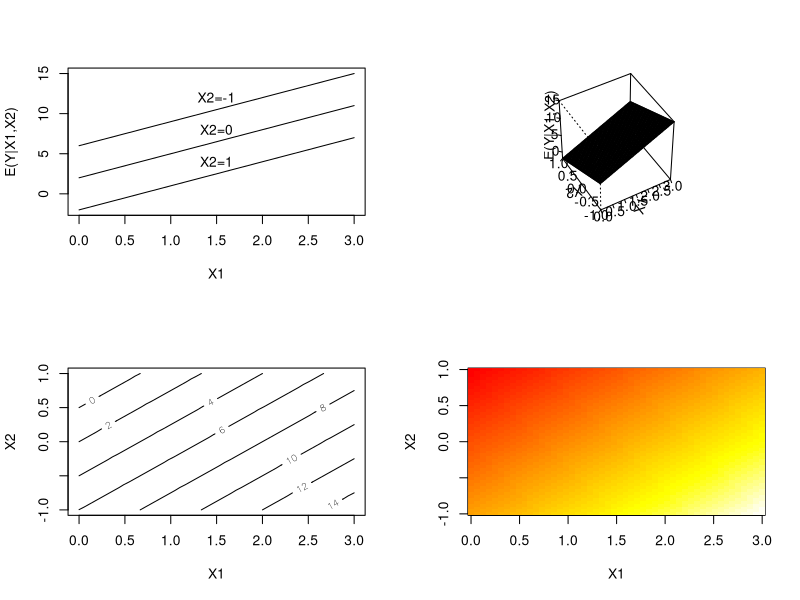
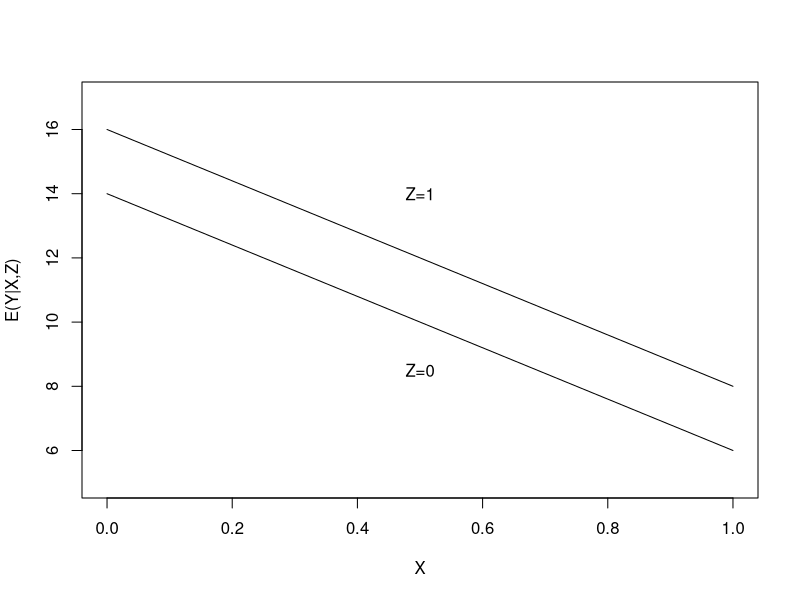

Write the R code that produced these figures, in order.

# 2a 
# additive linear model example E(Y|X1,X2) = 2 + 3 X1 - 4 X2

x1 <- seq(0, 3, length = 50)
x2 <- seq(-1, 1, length = 50)

lmfig1fun<-function(x1,x2){ 
  2+3*x1-4*x2 
}

par(mfrow=c(2,2))

plot(x1,lmfig1fun(x1,-1),xlim=c(0,3), 
     xlab='X1',ylim=c(-2,15),ylab='E(Y|X1,X2)',type='l')
text(1.5,12,'X2=-1')
lines(x1,lmfig1fun(x1,0),lty=1)
text(1.5,8,'X2=0')
lines(x1,lmfig1fun(x1,1),lty=1)
text(1.5,4,'X2=1')

persp(x1,x2, outer(x1,x2, FUN = lmfig1fun),
      theta=330,phi=45,r=20,
      xlab='X1',ylab='X2',zlab='E(Y|X1,X2)',
      xlim=c(0,3),ylim=c(-1,1),zlim=c(-2,15),ticktype='detailed')

contour(x1,x2, outer(x1,x2, FUN = lmfig1fun),xlab='X1',ylab='X2')

image(x1,x2,outer(x1,x2, FUN = lmfig1fun),
      xlab='X1',ylab='X2',col=heat.colors(50))

par(mfrow=c(1,1))



# 2b
# additive linear model example
# E(Y|X,Z) = 14 - 8 X + 2 Z
#
#           = 14 - 8 X if Z=0
#           = 16 - 8 X if Z=1

x <- seq(0, 1, length = 50)

lmfig2fun <- function(x, z){
  14-8*x+2*z
}

plot(x,lmfig2fun(x,0),
     xlim=c(0,1),xlab='X',ylim=c(5,17),ylab='E(Y|X,Z)',type='l')
text(.5,8.5,'Z=0')
lines(x,lmfig2fun(x,1),lty=1)
text(.5,14,'Z=1')



# All-star game data
# 4a
Y<-matrix( c( 303.3, 467.1, 422.8, 391.6, 403.8, 373.8, 263.5, 226.8, 183.9,
              208.4, 208.2, 168.8, 245.4, 160.0, 173.2),
           nrow=15, ncol=1, byrow=TRUE)

# 4b
X<-matrix( c( 1, 3, 1, 8, 1, 1,
              1, 6, 3, 3, 1, 2,
              1, 4, 1, 4, 1, 5,
              1, 5, 1, 3, 1, 1,
              1, 7, 1, 3, 3, 1,
              1, 6, 1, 3, 5, 2,
              1, 6, 1, 8, 5, 3,
              1, 5, 1, 8, 3, 2,
              1, 1, 3, 4, 2, 1,
              1, 3, 5, 2, 2, 4,
              1, 2, 3, 3, 1, 3,
              1, 1, 4, 3, 2, 3,
              1, 6, 5, 3, 1, 5,
              1, 2, 1, 5, 2, 2,
              1, 5, 1, 4, 2, 1),
           nrow=15,ncol=6,byrow=TRUE)

# 4c

beta.hat<-solve(t(X)%*%X)%*%t(X)%*%Y
beta.hat

# 1d
sigma2<-(t(Y-X%*%beta.hat)%*%(Y-X%*%beta.hat))/(nrow(X)-ncol(X))
sigma2

# 1e
C<-matrix(c(0,0,1,0,0,0),nrow=1,ncol=6,byrow=TRUE)

sqrt(sigma2*(C%*%(solve(t(X)%*%X)%*%t(C))))

# 1f
C<-matrix(c(0,0,0,1,0,0),nrow=1,ncol=6,byrow=TRUE)

C%*%beta.hat/sqrt(sigma2*(C%*%(solve(t(X)%*%X)%*%t(C))))

2*(1-pt(abs(C%*%beta.hat/sqrt(sigma2*(C%*%(solve(t(X)%*%X)%*%t(C))))),nrow(X)-ncol(X)))

# 1g
C<-matrix(c(0,0,1,1,1,1),nrow=1,ncol=6,byrow=TRUE)

C%*%beta.hat/sqrt(sigma2*(C%*%(solve(t(X)%*%X)%*%t(C))))

2*(1-pt(abs(C%*%beta.hat/sqrt(sigma2*(C%*%(solve(t(X)%*%X)%*%t(C))))),nrow(X)-ncol(X)))

# 1a
Xr<-matrix( c( 1,
              1,
              1,
              1,
              1,
              1,
              1,
              1,
              1,
              1,
              1,
              1,
              1,
              1,
              1),
           nrow=15,ncol=1,byrow=TRUE)

beta.hatr<-solve(t(Xr)%*%Xr)%*%t(Xr)%*%Y

SSE<-t(Y-X%*%beta.hat)%*%(Y-X%*%beta.hat)
SSEr<-t(Y-Xr%*%beta.hatr)%*%(Y-Xr%*%beta.hatr)

df<-nrow(X)-ncol(X)
dfr<-nrow(X)-ncol(Xr)

Fstat<-((SSEr-SSE)/(dfr-df))/(SSE/df)
p.value<-(1-pf(Fstat,dfr-df,df))

# 1b
Xr<-matrix( c( 1, 1, 8, 1, 1,
               1, 3, 3, 1, 2,
               1, 1, 4, 1, 5,
               1, 1, 3, 1, 1,
               1, 1, 3, 3, 1,
               1, 1, 3, 5, 2,
               1, 1, 8, 5, 3,
               1, 1, 8, 3, 2,
               1, 3, 4, 2, 1,
               1, 5, 2, 2, 4,
               1, 3, 3, 1, 3,
               1, 4, 3, 2, 3,
               1, 5, 3, 1, 5,
               1, 1, 5, 2, 2,
               1, 1, 4, 2, 1),
            nrow=15,ncol=5,byrow=TRUE)

beta.hatr<-solve(t(Xr)%*%Xr)%*%t(Xr)%*%Y

SSE<-t(Y-X%*%beta.hat)%*%(Y-X%*%beta.hat)
SSEr<-t(Y-Xr%*%beta.hatr)%*%(Y-Xr%*%beta.hatr)

df<-nrow(X)-ncol(X)
dfr<-nrow(X)-ncol(Xr)

Fstat<-((SSEr-SSE)/(dfr-df))/(SSE/df)
p.value<-(1-pf(Fstat,dfr-df,df))

# 1c
Xr<-matrix( c( 1, 3,
               1, 6,
               1, 4,
               1, 5,
               1, 7,
               1, 6,
               1, 6,
               1, 5,
               1, 1,
               1, 3,
               1, 2,
               1, 1,
               1, 6,
               1, 2,
               1, 5),
            nrow=15,ncol=2,byrow=TRUE)

beta.hatr<-solve(t(Xr)%*%Xr)%*%t(Xr)%*%Y

SSE<-t(Y-X%*%beta.hat)%*%(Y-X%*%beta.hat)
SSEr<-t(Y-Xr%*%beta.hatr)%*%(Y-Xr%*%beta.hatr)

df<-nrow(X)-ncol(X)
dfr<-nrow(X)-ncol(Xr)

Fstat<-((SSEr-SSE)/(dfr-df))/(SSE/df)
p.value<-(1-pf(Fstat,dfr-df,df))





# Video game data
# 6
Y<-matrix( c( 10, 8, 9, 10, 6, 5, 7, 7),
           nrow=8, ncol=1, byrow=TRUE)
X<-matrix( c( 0, 0, 0, 1,
              0, 1, 0, 0,
              0, 0, 1, 0,
              0, 0, 0, 1,
              0, 1, 0, 0,
              1, 0, 0, 0,
              0, 0, 1, 0,
              1, 0, 0, 0),
           nrow=8, ncol=4, byrow=TRUE)

beta.hat2<-solve(t(X)%*%X)%*%t(X)%*%Y
beta.hat2

Xr<-matrix( c( 1,
               1,
               1,
               1,
               1,
               1,
               1,
               1),
            nrow=8,ncol=1,byrow=TRUE)

beta.hat2r<-solve(t(Xr)%*%Xr)%*%t(Xr)%*%Y

SSE2<-t(Y-X%*%beta.hat2)%*%(Y-X%*%beta.hat2)
SSE2r<-t(Y-Xr%*%beta.hat2r)%*%(Y-Xr%*%beta.hat2r)

df<-nrow(X)-ncol(X)
dfr<-nrow(X)-ncol(Xr)

Fstat<-((SSE2r-SSE2)/(dfr-df))/(SSE2/df)
p.value<-(1-pf(Fstat,dfr-df,df))



